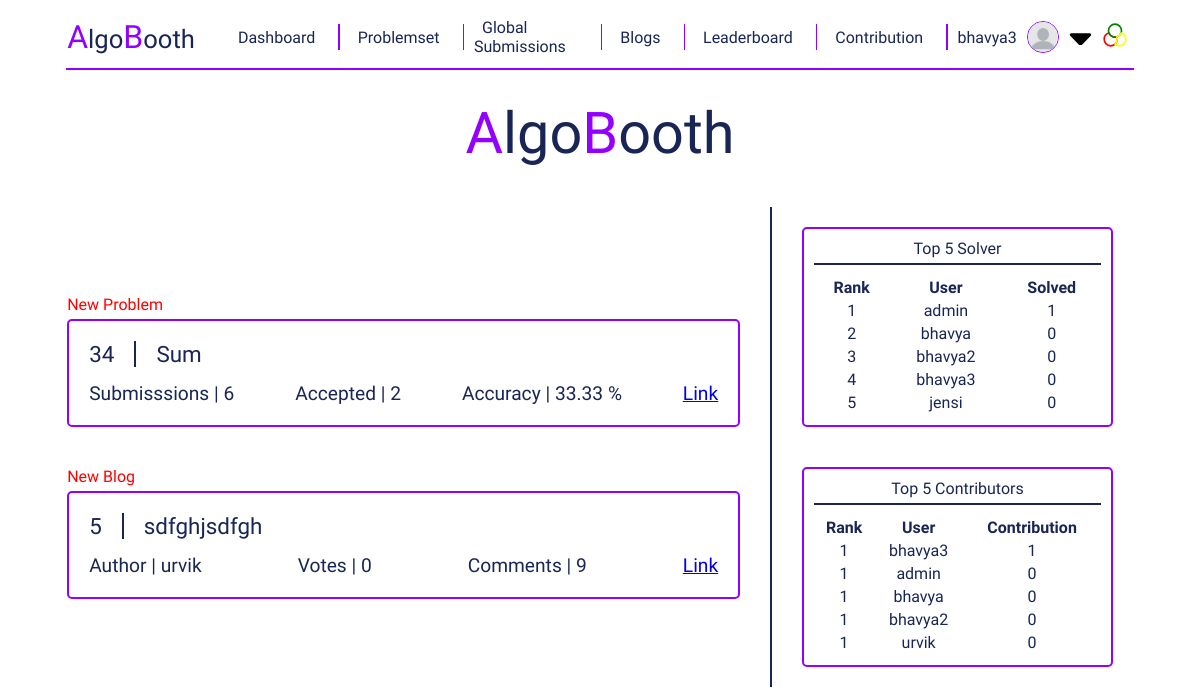
Before: / (signed in) with the older database file.
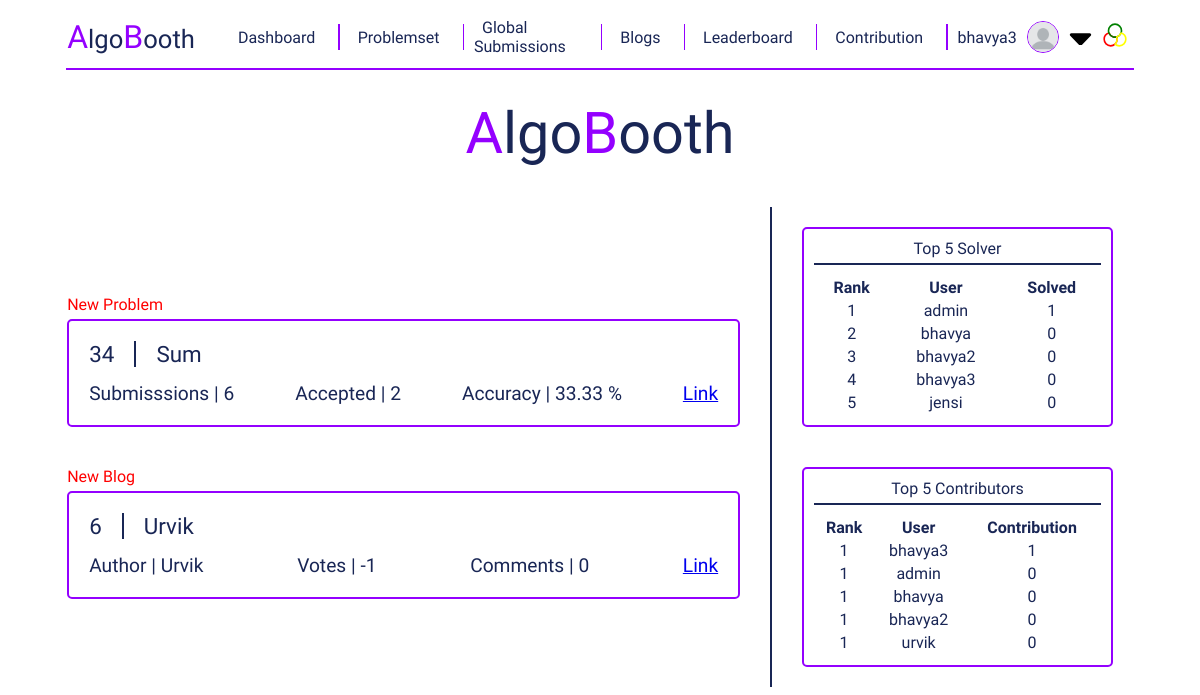
After: the same page with the newer database file.
### addBlog/models.py (models this page shows)
class Blog(models.Model) :
    author = models.ForeignKey(settings.AUTH_USER_MODEL, on_delete=models.CASCADE)
    title = models.CharField(max_length = 100)
    content = models.TextField()
    image = models.ImageField(upload_to="media/blog_image")
    added_date = models.DateTimeField(auto_now_add = True)
    likes = models.IntegerField(default=0)
    dislikes = models.IntegerField(default=0)
    class Meta:
        db_table = "blog"

### register/models.py (models this page shows)
class CustomUser(AbstractUser):
    country = models.CharField(max_length=100,blank=True, null=True)
    university_name = models.CharField(max_length=100,blank=True, null=True)
    profile_image = models.ImageField(upload_to='profile_image/', blank=True, null=True,default='profile_image/blank-profile-picture.png')

### dashboard/views.py (the view)
# urls.py: path('' , include('dashboard.urls')),
def dashboard(request) :
    recent_problem = Problem.objects.all().order_by('-added_date').first()
    submissions = Submission.objects.filter(problem_id = recent_problem.id).count()
    solved = Submission.objects.filter(problem_id = recent_problem.id , verdict = getMessage(ACCEPTED)).count()
    recent_blog = Blog.objects.all().order_by('-added_date').first()
    votes = recent_blog.likes - recent_blog.dislikes
    comment_count = Comment.objects.filter(blog = recent_blog).count()
    if submissions == 0 :
        accuracy = 0
    else :
        accuracy = round(solved * 100 / submissions , 2)
    users = CustomUser.objects.all()
    data = []
    for user in users :
        user_name = user
        user_id = user.id
        submission = Submission.objects.filter(user_id = user_id)
        submission_count = len(submission)
        problem_solved = Submission.objects.filter(user_id = user_id , verdict = getMessage(ACCEPTED)).values('problem_id').annotate(count = Count('problem_id')).count()
        data.append({
            "name" : user_name,
            "id" : user_id,
            "all" : submission_count,
            "ac" : problem_solved
        })
    data = sorted(data , key = lambda x : (-x['ac'] , -x['all']))
    ranks = []
    count = 5
    rank = 1
    for each in data :
        if count == 0 :
            break
        count -= 1
        ranks.append({
            "rank" : rank,
            "name" : each['name'],
            "ac" : each['ac']
        })
        rank += 1
    users = CustomUser.objects.all()
    data = []
    for user in users :
        user_name = user
        user_id = user.id
        blogs = Blog.objects.filter(author = user_name)
        blog_count = blogs.count()
        contribution = 0
        for blog in blogs :
            contribution += Like.objects.filter(blog=blog).count()
            contribution -= Dislike.objects.filter(blog=blog).count()
        data.append({
            "name" : user_name,
            "id" : user_id,
            "contribution" : contribution,
            "blogs" : blog_count
        })
    data = sorted(data , key = lambda x : (-x['contribution'] , -x['blogs']))
    contributions = []
    rank = 1
    count = 5
    for each in data :
        if count == 0 :
            break
        count -= 1
        contributions.append({
            "rank" : rank,
            "name" : each['name'],
            "contribution" : each['contribution']
        })
    return render(request , "dashboard.html" , {'problem' : recent_problem , 'submissions' : submissions , 'ac' : solved , 'accuracy' : accuracy , 'blog' : recent_blog , 'vote' : votes , 'comment_count' : comment_count , 'ranks' : ranks , 'contributions' : contributions})

### problemPage/config.py (called while the page is built)
def getMessage(id) :
    decode = {
        1 : "Compilation Error",
        2 : "Runtime Error",
        3 : "Wrong Answer",
        4 : "Time Limit Exceeded",
        5 : "Memory Limit Exceeded",
        6 : "Accepted"
    }
    return decode[id]

### dashboard/templates/dashboard.html (shortened to what the changed rows need)
{% extends "base.html" %}
{% load static %}
{% block add_css_file %}
    <link href='{% static "styles/dashboard.css" %}' rel="stylesheet">
{% endblock add_css_file %}
{% block content %}
    <div id = "outer">
        <div id = "left">
            <div id = "recent-blog">
                <div id = "blog">
                    <div id = "b-title">
                        <div id = "b-id">
                            {{blog.id}}
                        </div>
                        <div id = "b-name">
                            {{blog.title}}
                        </div>
                    </div>
                    <div id = "footer">
                        <div id = "submissions">
                            Author | {{blog.author}}
                        </div>
                        <div id = "accepted">
                            Votes | {{vote}}
                        </div>
                        <div id = "accuracy">
                            Comments | {{comment_count}}
                        </div>
                        <div id = "problem-link">
                            <a href="{% url 'blog_details' blog.id %}">Link</a>
                        </div>
                    </div>
                </div>
            </div>
        </div>
        <div id = "right">
            <div id = "top-rank" class = "right-div">
                <table>
                    <thead>
                        <th>Rank</th>
                        <th>User</th>
                        <th>Solved</th>
                    </thead>
                </table>
            </div>
            <div id = "top-contributors" class = "right-div">
                <table>
                    <thead>
                        <th>Rank</th>
                        <th>User</th>
                        <th>Contribution</th>
                    </thead>
                </table>
            </div>
        </div>
    </div>
{% endblock content %}

Changed rows visible on the page:
no longer on this page (row unchanged): Blog: id "5", title "sdfghjsdfgh", author "urvik"
added Blog: id "6", title "Urvik", author "Urvik"
Other visible differences:
{{ vote }}: "0" → "-1"
{{ comment_count }}: "9" → "0"
